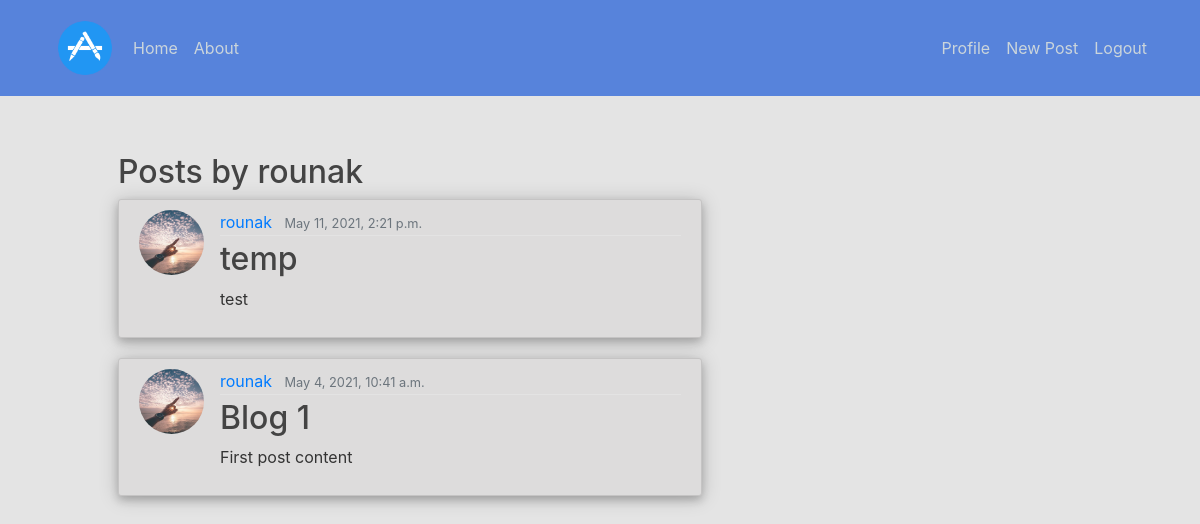
The app's page /post/rounak (signed in) with its own data.
### blog/models.py (models this page shows, shortened)
class post(models.Model):
    title = models.CharField(max_length=100)
    content = models.TextField()
    date_posted = models.DateTimeField(default=timezone.now)
    author = models.ForeignKey(User, on_delete=models.CASCADE)

### users/models.py (models this page shows, shortened)
class Profile(models.Model):
    user = models.OneToOneField(User, on_delete=models.CASCADE)
    image = models.ImageField(default ='default.jpeg', upload_to='profile_pics')

### blog/views.py (the view)
# urls.py: path('post/<str:username>', posts_user.as_view(), name='post-user'),
class posts_user(LoginRequiredMixin,ListView):
    template_name='user_post.html'
    context_object_name= 'blogs'
    model= post
    ordering='-date_posted'
    def get_queryset(self):
        user= get_object_or_404(User,username=self.kwargs.get('username'))
        return post.objects.filter(author=user).order_by('-date_posted')

### blog/templates/user_post.html
{% extends 'base.html' %}
{% block content %}
<h2>Posts by {{ view.kwargs.username }}</h2>
    {% for blog in blogs %}
    <article class="media content-section">
      <img class="rounded-circle article-img" src="{{ blog.author.profile.image.url }}" alt="">
      <div class="media-body">
        <div class="article-metadata">
          <a class="mr-2" href="{% url 'post-user' blog.author.username %}">{{ blog.author }}</a>
          <small class="text-muted">{{ blog.date_posted }}</small>
        </div>
        <h2><a class="article-title" href="{% url 'post-detail' blog.id %}">{{ blog.title }}</a></h2>
        <p class="article-content">{{ blog.content }}</p>
      </div>
    </article>
    {% endfor %}
{% endblock content %}

### blog/static/main.css (style rules this page uses)
body { background: #e4e4e4; color: #333333; margin-top: 5rem; }
h1, h2, h3, h4, h5, h6 { color: #444444; }
.content-section { background: #dddcdc; padding: 10px 20px; border: 1px solid #c5c4c4; border-radius: 3px; margin-bottom: 20px; box-shadow: 0 4px 8px 0 rgba(0, 0, 0, 0.2), 0 2px 20px 0 rgba(0, 0, 0, 0.19); }
.article-title { color: #444444; }
.article-content { white-space: pre-line; }
.article-img { height: 65px; width: 65px; margin-right: 16px; }
.article-metadata { padding-bottom: 1px; margin-bottom: 4px; border-bottom: 1px solid #e3e3e3 }

### records on screen
post: author.profile.image (picture), author "rounak", date_posted "May 11, 2021, 2:21 p.m.", title "temp", content "test"
post: author.profile.image (picture), author "rounak", date_posted "May 4, 2021, 10:41 a.m.", title "Blog 1", content "First post content"

### other values on screen
{{ view.kwargs.username }} "rounak"
